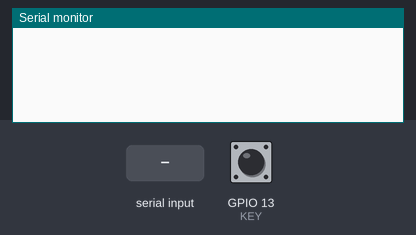
This program was run on a simulated ESP32. Parts: the last lines printed to the serial monitor. The test bench sets the inputs (shaded band); at power-on: GPIO 13 (KEY) HIGH.

Above: at 0.8 s.
0.9 s: GPIO 13 (KEY) pulled LOW for 0.15 s
At 2.3 s:
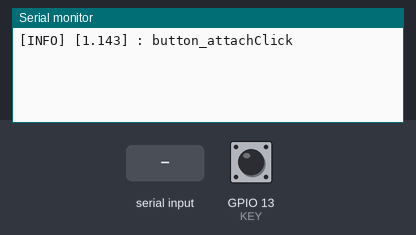
2.6 s: "1" received over Serial
At 3.6 s:
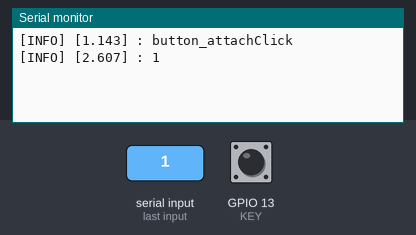
4.1 s: "0" received over Serial
At 4.8 s:
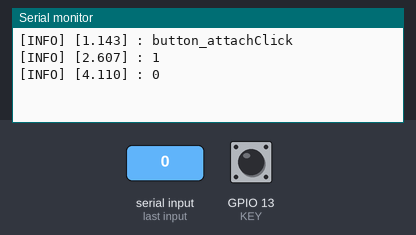
5.6 s: GPIO 13 (KEY) pulled LOW for 0.15 s
At 7.1 s:
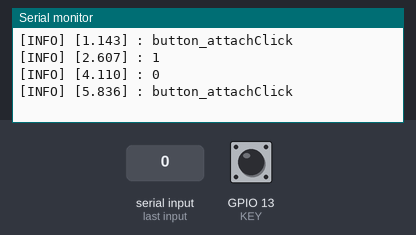

The program:

main.cpp
```cpp
/**
 * 实验目的: 了解FreeRTOS的Queue
 * 实验现象: 通过串口发送信息，esp32会返回您输入的信息
 */

#include <Arduino.h>
#include "pincfg.h"

void os_task_fun_1(void *arg);
void os_task_fun_2(void *arg);
void os_task_fun_3(void *arg);

TaskHandle_t os_handle_1 = NULL;
TaskHandle_t os_handle_2 = NULL;
TaskHandle_t os_handle_3 = NULL;

QueueHandle_t msgquene = NULL;

void setup()
{
    led_init();
    button_init();
    Serial.begin(115200);
    /* 创建 msgqueue */
    msgquene = xQueueCreate(5, 10);
    if (msgquene == 0)
    {
        logoinfo("msgqueue创造失败\r\n");
    }
    xTaskCreatePinnedToCore(os_task_fun_1, "os_task_fun_1", 1024 * 4, NULL, 3, &os_handle_1, 1);
    xTaskCreatePinnedToCore(os_task_fun_2, "os_task_fun_2", 1024 * 4, NULL, 2, &os_handle_2, 1);
    xTaskCreatePinnedToCore(os_task_fun_3, "os_task_fun_3", 1024 * 4, NULL, 3, &os_handle_3, 1);
    vTaskDelete(NULL);
}

/********************************************************************************************
 * 任务功能: 读取 msgqueue的数据, 无数据则一直阻塞
 *********************************************************************************************/
void os_task_fun_3(void *args)
{
    while (1)
    {
        char buf[20];
        xQueueReceive(msgquene, buf, portMAX_DELAY);
        logoinfo("%s\r\n", buf);
    }
}

/********************************************************************************************
 * 任务功能: 读取串口的数据，通过 msgqueue 发送
 *********************************************************************************************/
void os_task_fun_2(void *args)
{
    while (1)
    {
        char buf[100];
        int num = Serial.available();
        if (num)
        {
            Serial.readBytes(buf, num);
            xQueueSend(msgquene, buf, portMAX_DELAY);
        }
        vTaskDelay(50);
    }
}

/********************************************************************************************
 * 任务功能: 为OneButton提供tick时钟
 *********************************************************************************************/
void os_task_fun_1(void *args)
{
    while (1)
    {
        button.tick();
        digitalWrite(LED, !digitalRead(KEY));
        vTaskDelay(20);
    }
}
void loop()
{
}
```

pincfg.h
```cpp
#ifndef _PINCFG_H_
#define _PINCFG_H_

#include "Arduino.h"
#include "OneButton.h"

#define LED 2
#define KEY 13

extern OneButton button;

void led_init(void);
void button_init(void);
void logoinfo(const char *format, ...);


#endif
```

pincfg.cpp
```cpp
#include "pincfg.h"

OneButton button(KEY, true);

void button_attachClick(void)
{
    logoinfo("button_attachClick\r\n");
}


void button_init(void)
{
    pinMode(KEY, INPUT|PULLUP);
    button.attachClick(button_attachClick);
}

void led_init(void)
{
    pinMode(LED, OUTPUT|PULLUP);
    digitalWrite(LED, HIGH);
}


void logoinfo(const char *format, ...)
{
    char buff[1024] = {};
    va_list list;
    va_start(list, format);
    vsnprintf(buff, 1024, format, list);
    printf("[INFO] [%.3f] : %s", (float)millis() / 1000.0, buff);
}
```

Measured:
- after the input at 0.9 s, the serial monitor: prints a new line after 0.24 s (image 1)
- after the input at 2.6 s, the serial monitor: prints a new line at once (image 2)
- after the input at 4.1 s, the serial monitor: prints a new line at once (image 3)
- after the input at 5.6 s, the serial monitor: prints a new line after 0.24 s (image 4)
